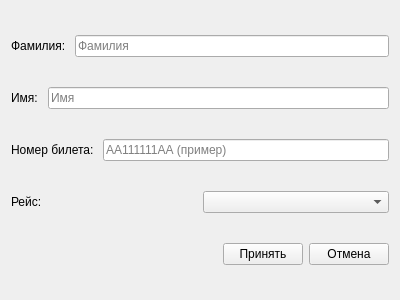
<?xml version="1.0" encoding="UTF-8"?>
<ui version="4.0">
 <class>ClientAddForm</class>
 <widget class="QWidget" name="ClientAddForm">
  <property name="geometry">
   <rect>
    <x>0</x>
    <y>0</y>
    <width>400</width>
    <height>300</height>
   </rect>
  </property>
  <property name="windowTitle">
   <string>Новый клиент</string>
  </property>
  <layout class="QVBoxLayout" name="verticalLayout">
   <item>
    <layout class="QHBoxLayout" name="horizontalLayout">
     <item>
      <widget class="QLabel" name="label_4">
       <property name="text">
        <string>Фамилия: </string>
       </property>
      </widget>
     </item>
     <item>
      <widget class="QLineEdit" name="client_surname">
       <property name="placeholderText">
        <string>Фамилия</string>
       </property>
      </widget>
     </item>
    </layout>
   </item>
   <item>
    <layout class="QHBoxLayout" name="horizontalLayout_2">
     <item>
      <widget class="QLabel" name="label_3">
       <property name="text">
        <string>Имя: </string>
       </property>
      </widget>
     </item>
     <item>
      <widget class="QLineEdit" name="client_name">
       <property name="placeholderText">
        <string>Имя</string>
       </property>
      </widget>
     </item>
    </layout>
   </item>
   <item>
    <layout class="QHBoxLayout" name="horizontalLayout_3">
     <item>
      <widget class="QLabel" name="label_2">
       <property name="text">
        <string>Номер билета: </string>
       </property>
      </widget>
     </item>
     <item>
      <widget class="QLineEdit" name="client_ticket">
       <property name="placeholderText">
        <string>АА111111АА (пример)</string>
       </property>
      </widget>
     </item>
    </layout>
   </item>
   <item>
    <layout class="QHBoxLayout" name="horizontalLayout_4">
     <item>
      <widget class="QLabel" name="label">
       <property name="text">
        <string>Рейс: </string>
       </property>
      </widget>
     </item>
     <item>
      <widget class="QComboBox" name="client_trip"/>
     </item>
    </layout>
   </item>
   <item>
    <layout class="QHBoxLayout" name="horizontalLayout_5">
     <item>
      <spacer name="horizontalSpacer">
       <property name="orientation">
        <enum>Qt::Horizontal</enum>
       </property>
       <property name="sizeHint" stdset="0">
        <size>
         <width>40</width>
         <height>20</height>
        </size>
       </property>
      </spacer>
     </item>
     <item>
      <widget class="QPushButton" name="btn_accept">
       <property name="text">
        <string>Принять</string>
       </property>
      </widget>
     </item>
     <item>
      <widget class="QPushButton" name="btn_cancle">
       <property name="text">
        <string>Отмена</string>
       </property>
      </widget>
     </item>
    </layout>
   </item>
  </layout>
 </widget>
 <resources/>
 <connections/>
</ui>
